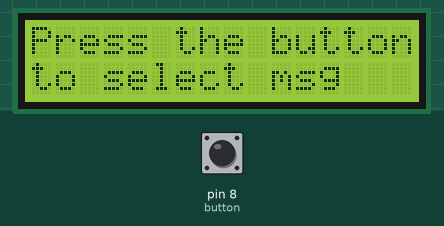
Simulated run of this sketch. Board: Arduino Uno, built with avr-gcc and run on an emulated ATmega328P. On the bench: 16×2 character LCD. Inputs (shaded band) come from the test bench; at power-on: pin 8 (button) HIGH.

Above: at 1.2 s.
1.3 s: pin 8 (button) pulled LOW for 0.15 s
At 2.9 s:
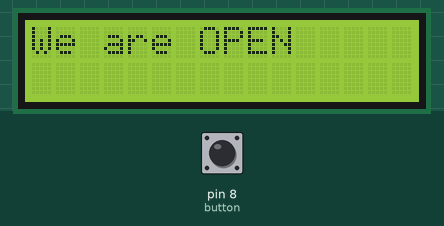
3.8 s: pin 8 (button) pulled LOW for 1 s
At 6.0 s:
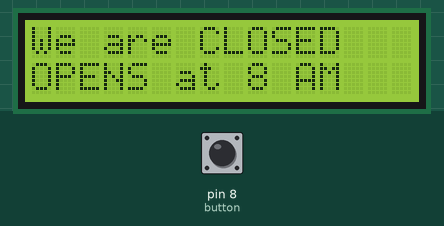
6.3 s: pin 8 (button) pulled LOW for 0.15 s
At 7.9 s:
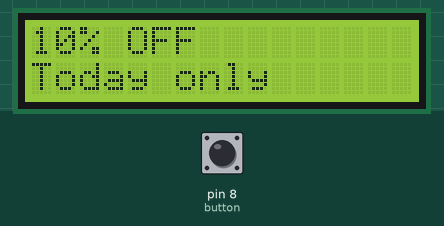
8.8 s: pin 8 (button) pulled LOW for 3.2 s
At 10.2 s:
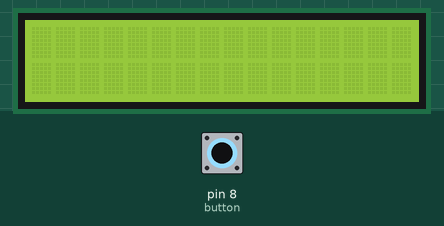
Timing chart, 0 to 11.8 s (numbered marks = the images above; inputs shaded):
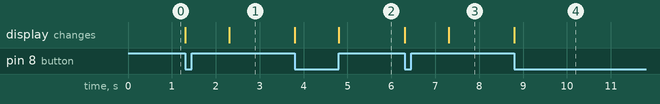

The sketch:

smart_notice_board.ino
```cpp
#include <LiquidCrystal.h>

const int rs = 2, en = 3, d4 = 4, d5 = 5, d6 = 6, d7 = 7, button = 8;
LiquidCrystal lcd(rs, en, d4, d5, d6, d7);

int count=0;

void setup() {
  pinMode(button, INPUT);
  lcd.begin(16, 2);
  lcd.setCursor(0, 0);
  lcd.print("Press the button");
  lcd.setCursor(0, 1);
  lcd.print("to select msg");

}
void loop() {
  while(digitalRead(button) == LOW){
    lcd.clear();
    count++;
    delay(1000);

  if (count == 1) {
    lcd.setCursor(0, 0);
    lcd.print("We are OPEN");
  }

    if (count == 2) {
    lcd.setCursor(0, 0);
    lcd.print("We are CLOSED");
    lcd.setCursor(0, 1);
    lcd.print("OPENS at 8 AM");
  }

    if (count == 3) {
    lcd.setCursor(0, 0);
    lcd.print("10% OFF");
    lcd.setCursor(0, 1);
    lcd.print("Today only");

  }
}
}
```

Measured:
- after the input at 1.3 s, the display: first changes at once (image 1 shows a later state)
- after the input at 3.8 s, the display: first changes at once (image 2 shows a later state)
- after the input at 6.3 s, the display: first changes at once (image 3 shows a later state)
- after the input at 8.8 s, the display: changes at once (image 4)
